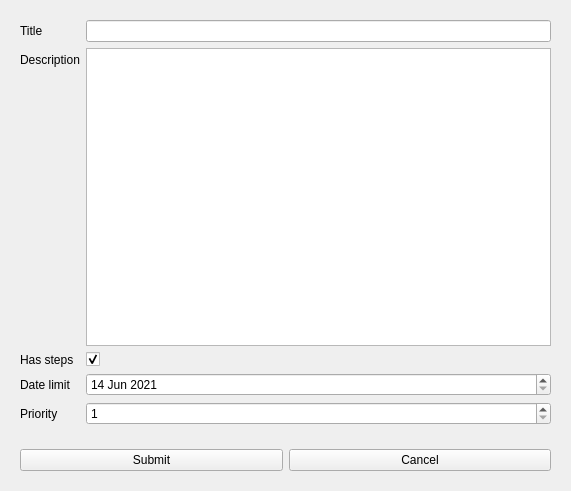
<?xml version="1.0" encoding="UTF-8"?>
<ui version="4.0">
 <class>TaskFormWidget</class>
 <widget class="QWidget" name="TaskFormWidget">
  <property name="geometry">
   <rect>
    <x>0</x>
    <y>0</y>
    <width>571</width>
    <height>491</height>
   </rect>
  </property>
  <property name="windowTitle">
   <string>TaskFormWidget</string>
  </property>
  <layout class="QVBoxLayout" name="verticalLayout">
   <item>
    <widget class="QWidget" name="widget" native="true">
     <layout class="QFormLayout" name="formLayout">
      <item row="0" column="0">
       <widget class="QLabel" name="titleLabel">
        <property name="text">
         <string>Title</string>
        </property>
       </widget>
      </item>
      <item row="0" column="1">
       <widget class="QLineEdit" name="titleEdit"/>
      </item>
      <item row="1" column="0">
       <widget class="QLabel" name="descriptionLabel">
        <property name="text">
         <string>Description</string>
        </property>
       </widget>
      </item>
      <item row="1" column="1">
       <widget class="QPlainTextEdit" name="descriptionEdit"/>
      </item>
      <item row="2" column="0">
       <widget class="QLabel" name="hasStepsLabel">
        <property name="text">
         <string>Has steps</string>
        </property>
       </widget>
      </item>
      <item row="2" column="1">
       <widget class="QCheckBox" name="hasStepsCheckBox">
        <property name="text">
         <string/>
        </property>
        <property name="checked">
         <bool>true</bool>
        </property>
        <property name="tristate">
         <bool>false</bool>
        </property>
       </widget>
      </item>
      <item row="3" column="0">
       <widget class="QLabel" name="dateLimitLabel">
        <property name="text">
         <string>Date limit</string>
        </property>
       </widget>
      </item>
      <item row="3" column="1">
       <widget class="QDateEdit" name="dateEdit">
        <property name="maximumDate">
         <date>
          <year>2050</year>
          <month>12</month>
          <day>31</day>
         </date>
        </property>
        <property name="minimumDate">
         <date>
          <year>2021</year>
          <month>6</month>
          <day>14</day>
         </date>
        </property>
        <property name="currentSection">
         <enum>QDateTimeEdit::DaySection</enum>
        </property>
       </widget>
      </item>
      <item row="4" column="0">
       <widget class="QLabel" name="priority">
        <property name="text">
         <string>Priority</string>
        </property>
       </widget>
      </item>
      <item row="4" column="1">
       <widget class="QSpinBox" name="prioritySpinBox">
        <property name="minimum">
         <number>1</number>
        </property>
        <property name="maximum">
         <number>10</number>
        </property>
        <property name="displayIntegerBase">
         <number>10</number>
        </property>
       </widget>
      </item>
     </layout>
    </widget>
   </item>
   <item>
    <widget class="QWidget" name="widget_2" native="true">
     <layout class="QHBoxLayout" name="horizontalLayout">
      <item>
       <widget class="QPushButton" name="submit">
        <property name="text">
         <string>Submit</string>
        </property>
       </widget>
      </item>
      <item>
       <widget class="QPushButton" name="cancel">
        <property name="text">
         <string>Cancel</string>
        </property>
       </widget>
      </item>
     </layout>
    </widget>
   </item>
  </layout>
 </widget>
 <resources/>
 <connections/>
</ui>
